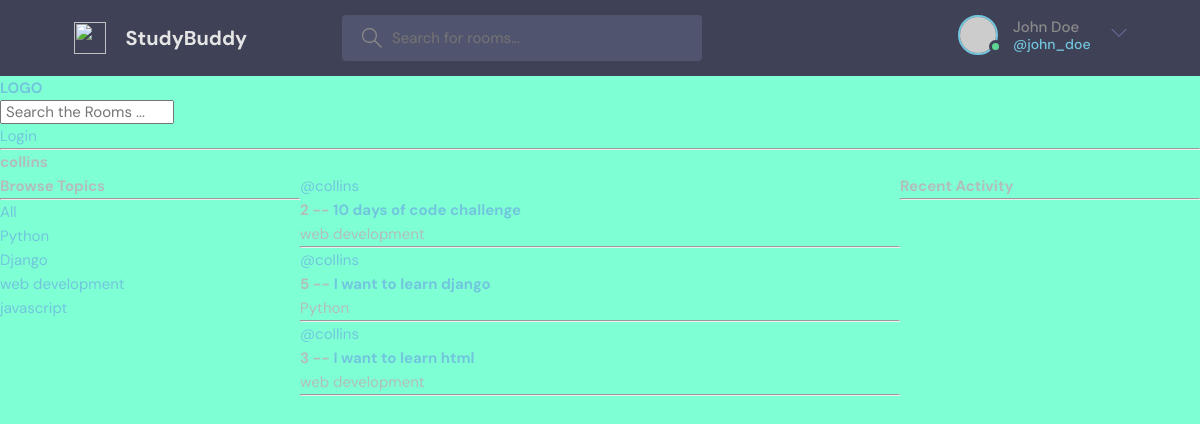
The page /profile/1 on the database as committed earlier.
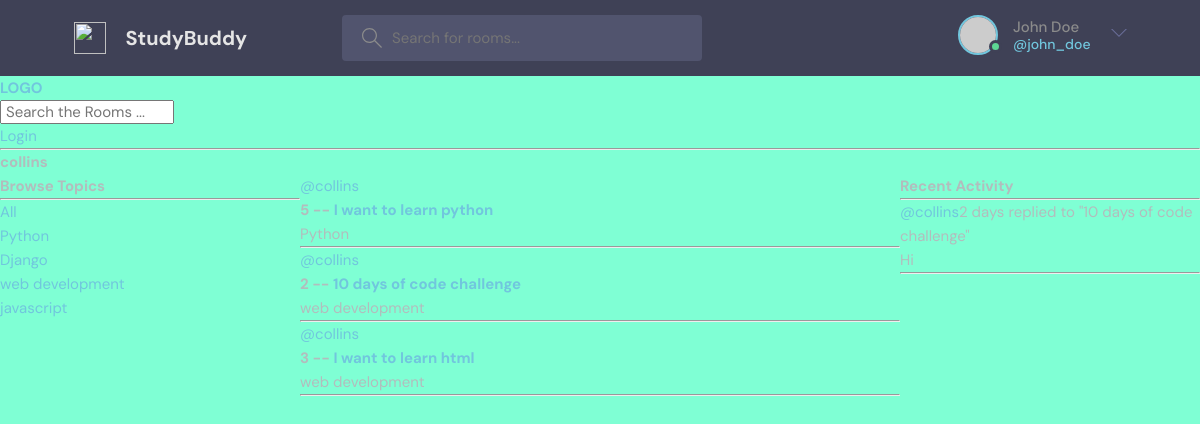
The same page on the database as committed later.
### base/models.py (models this page shows, shortened)
class Topic(models.Model):
    name=models.CharField(max_length=200)

class Room(models.Model):
    host=models.ForeignKey(User,on_delete=models.SET_NULL,null=True)
    topic=models.ForeignKey(Topic, on_delete=models.SET_NULL, null=True)
    name= models.CharField(max_length=200)
    description=models.TextField(null=True, blank=True)
    participants=models.ManyToManyField(User,related_name='participants',blank=True)
    updated= models.DateTimeField(auto_now=True)
    created=models.DateTimeField(auto_now_add=True)
    class Meta:
        ordering=['-updated','-created']
    def __str__(self):
        return self.name

class Message(models.Model):
    user=models.ForeignKey(User,on_delete=models.CASCADE)
    room=models.ForeignKey(Room, on_delete=models.CASCADE)
    body=models.TextField()
    updated=models.DateTimeField(auto_now=True)
    created=models.DateTimeField(auto_now_add=True)
    class Meta:
        ordering=['-updated','-created']
    def __str__(self):
        return self.body[0:50]

### base/views.py (the view)
# urls.py: path('profile/<str:pk>', views.userProfile, name='user-profile'),
def userProfile(request,pk):
    user=User.objects.get(id=pk)
    room_messages=user.message_set.all()
    rooms=user.room_set.all()
    topics= Topic.objects.all()
    context={'user':user, 'rooms': rooms,'room_messages':room_messages,'topics':topics}
    return render(request, 'base/profile.html', context)

### base/templates/base/profile.html (shortened to what this page needs)
{% extends 'main.html' %}
{% block content %}
<h1>{{user.username}}</h1>
<div class="profile-container">
    <div>
        {% include 'base/topics_component.html' %}
    </div>
    <div>
        {% include 'base/feed_component.html' %}
    </div>
    <div>
        {% include 'base/activity_component.html' %}
    </div>
</div>
{% endblock content%}

### base/templates/base/topics_component.html
<h3>Browse Topics</h3>
<hr>
<div>
  <div>
    <a href="{% url 'home' %}?q={{topic.name}}">All</a>
  </div>
</div>
{% for topic in topics %}
<div>
  <a href="{% url 'home' %}?q={{topic.name}}">{{topic.name}}</a>
</div>
{% endfor %}

### base/templates/base/feed_component.html (shortened to what this page needs)
<div>
    {% for room in rooms %}
    <div>
      <a href="{% url 'user-profile' room.host.id %}">@{{room.host.username}}</a>
      <h5>{{ room.id }} -- <a href="{% url 'room' room.id %}">{{ room.name }}</a></h5>
      <small>{{room.topic.name}}</small>
      <hr>
    </div>
    {% endfor %}
  </div>

### base/templates/base/activity_component.html (shortened to what this page needs)
<h3>Recent Activity</h3>
    <hr>
    {% for message in room_messages %}
    <div>
     <small><a href="{% url 'user-profile' message.user.id %}">@{{ message.user }}</a>{{ message.created|timesince }}</small>
     <small>replied to "{{message.room}}"</small>
     <p>{{message}}</p>
    <hr>
    </div>
    {% endfor %}

Rows that differ between the two databases and show on the page:
changed Room "Python": name "I want to learn django" → "I want to learn python"; moves up the list
added Message: user "collins", created "2 days", room "10 days of code challenge", body "Hi"
